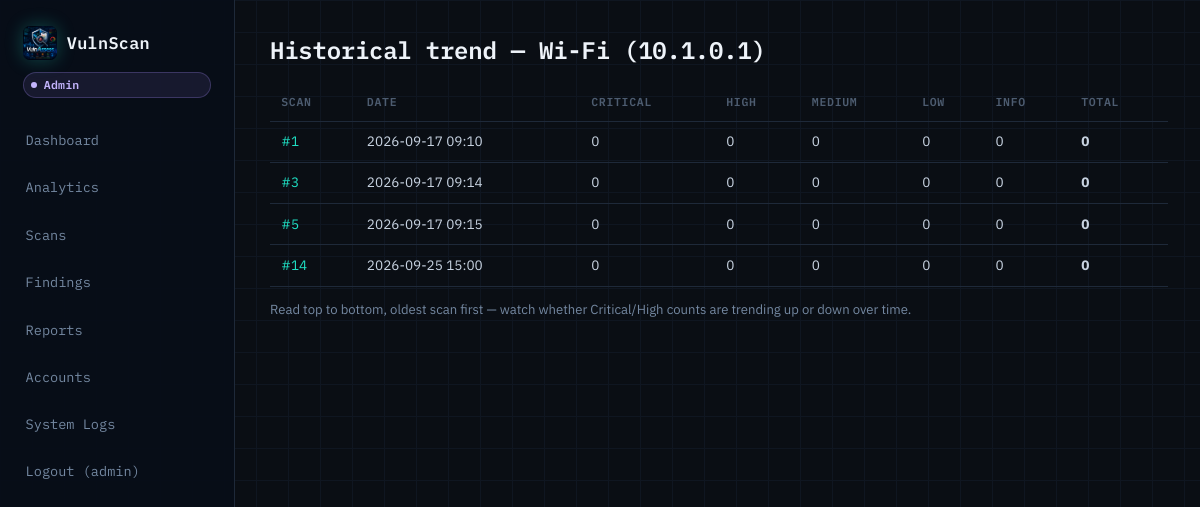
The app's page /scanning/targets/1/trend/ (signed in) with its own data.
### accounts/models.py (models this page shows, shortened)
class User(AbstractUser):
    role = models.CharField(
        max_length=16, choices=Role.choices, default=Role.VIEWER)
    email = models.EmailField(unique=True)
    phone_number = models.CharField(
        max_length=20, blank=True, null=True, default="")
    organization = models.CharField(max_length=255, blank=True)
    mfa_enabled = models.BooleanField(default=False)
    last_login_ip = models.GenericIPAddressField(null=True, blank=True)
    created_at = models.DateTimeField(auto_now_add=True)
    @property
    def is_admin_role(self):
        return self.role == Role.ADMIN or self.is_superuser
    @property
    def is_analyst_role(self):
        return self.role in (Role.ADMIN, Role.ANALYST) or self.is_superuser
    def can_manage_accounts(self):
        return self.is_admin_role
    def can_run_scans(self):
        return self.is_analyst_role
    def can_analyze_vulnerabilities(self):
        return self.is_analyst_role

### scanning/models.py (models this page shows, shortened)
class Target(models.Model):
    label = models.CharField(max_length=255)
    ip_or_cidr = models.CharField(
        max_length=255,
        verbose_name="IP or CIDR",
        help_text="e.g. 10.0.0.15 or 10.0.0.0/24",
    )
    owner = models.ForeignKey(settings.AUTH_USER_MODEL, on_delete=models.CASCADE, related_name="targets")
    is_active = models.BooleanField(default=True)
    created_at = models.DateTimeField(auto_now_add=True)

class ScanJob(models.Model):
    class ScanType(models.TextChoices):
        DISCOVERY = "DISCOVERY", "Host discovery"
        PORT_SCAN = "PORT_SCAN", "Port & service scan"
        FULL = "FULL", "Full scan (discovery + ports + OS fingerprint)"
    class Status(models.TextChoices):
        QUEUED = "QUEUED", "Queued"
        RUNNING = "RUNNING", "Running"
        COMPLETED = "COMPLETED", "Completed"
        FAILED = "FAILED", "Failed"
        CANCELLED = "CANCELLED", "Cancelled"
    target = models.ForeignKey(Target, on_delete=models.CASCADE, related_name="jobs")
    initiated_by = models.ForeignKey(settings.AUTH_USER_MODEL, on_delete=models.CASCADE, related_name="scan_jobs")
    scan_type = models.CharField(max_length=16, choices=ScanType.choices, default=ScanType.FULL)
    status = models.CharField(max_length=16, choices=Status.choices, default=Status.QUEUED)
    nmap_arguments = models.CharField(max_length=255, default="-sV -O --top-ports 100")
    queued_at = models.DateTimeField(auto_now_add=True)
    started_at = models.DateTimeField(null=True, blank=True)
    finished_at = models.DateTimeField(null=True, blank=True)
    error_message = models.TextField(blank=True)
    scan_progress = models.PositiveSmallIntegerField(default=0)
    attacker_risk_score = models.PositiveSmallIntegerField(default=0)
    attacker_risk_label = models.CharField(max_length=16, default="LOW")
    attacker_risk_reasons = models.JSONField(default=list, blank=True)
    class Meta:
        ordering = ["-queued_at"]

### scanning/views.py (the view)
# urls.py: path("targets/<int:target_id>/trend/", views.target_trend, name="target_trend"),
@role_required("ADMIN", "ANALYST")
def target_trend(request, target_id):
    from vulnassess.comparison import target_severity_trend
    target = get_object_or_404(Target, pk=target_id)
    rows = target_severity_trend(target)
    return render(request, "scanning/target_trend.html", {"target": target, "rows": rows})

### vulnassess/comparison.py (called while the page is built)
def target_severity_trend(target):
    from scanning.models import ScanJob
    jobs = ScanJob.objects.filter(target=target, status=ScanJob.Status.COMPLETED).order_by("queued_at")
    rows = []
    for job in jobs:
        counts = {"CRITICAL": 0, "HIGH": 0, "MEDIUM": 0, "LOW": 0, "INFO": 0}
        for f in job.findings.all():
            counts[f.severity] = counts.get(f.severity, 0) + 1
        rows.append({"job": job, "counts": counts, "total": sum(counts.values())})
    return rows

### scanning/templates/scanning/target_trend.html (shortened to what this page needs)
{% extends "base.html" %}
{% block content %}
<h1>Historical trend — {{ target.label }} ({{ target.ip_or_cidr }})</h1>
{% if rows %}
<table class="data-table">
    <thead>
        <tr>
            <th>Scan</th><th>Date</th>
            <th>Critical</th><th>High</th><th>Medium</th><th>Low</th><th>Info</th><th>Total</th>
        </tr>
    </thead>
    <tbody>
    {% for row in rows %}
        <tr>
            <td><a href="{% url 'scanning:job_detail' row.job.id %}">#{{ row.job.id }}</a></td>
            <td>{{ row.job.finished_at|date:"Y-m-d H:i" }}</td>
            <td>{{ row.counts.CRITICAL }}</td>
            <td>{{ row.counts.HIGH }}</td>
            <td>{{ row.counts.MEDIUM }}</td>
            <td>{{ row.counts.LOW }}</td>
            <td>{{ row.counts.INFO }}</td>
            <td><strong>{{ row.total }}</strong></td>
        </tr>
    {% endfor %}
    </tbody>
</table>
<p class="hint">Read top to bottom, oldest scan first — watch whether Critical/High counts are trending up or down over time.</p>
{% else %}
    <p>No completed scans yet for this target.</p>
{% endif %}
{% endblock %}

### templates/base.html (shortened to what this page needs)
{% load static %}
<!DOCTYPE html>
<html lang="en">
<head>
    <link rel="stylesheet" href="{% static 'css/main.css' %}">
</head>
<body class="{% if request.resolver_match.url_name == 'login' or request.resolver_match.url_name == 'register' %}auth-page{% endif %}">
{% if request.resolver_match.url_name != 'login' and request.resolver_match.url_name != 'register' %}
<aside class="sidebar">
    <a class="brand" href="{% if user.is_authenticated %}{% url 'reporting:dashboard' %}{% else %}#{% endif %}">
        <img src="{% static 'images/logo1.png' %}" alt="VulnScan logo">
        <span>VulnScan</span>
        <span class="role-badge role-{{ user.role|lower }}">{{ user.get_role_display }}</span>
    </a>
<nav>
    {% if user.is_authenticated %}
        <a href="{% url 'reporting:dashboard' %}"
           class="{% if request.resolver_match.url_name == 'dashboard' %}active{% endif %}">
            Dashboard
        </a>
        <a href="{% url 'reporting:analytics' %}"
           class="{% if request.resolver_match.url_name == 'analytics' %}active{% endif %}">
            Analytics
        </a>
        {% if user.can_run_scans %}
            <a href="{% url 'scanning:job_list' %}"
               class="{% if request.resolver_match.namespace == 'scanning' %}active{% endif %}">
                Scans
            </a>
        {% endif %}
        {% if user.can_analyze_vulnerabilities %}
            <a href="{% url 'vulnassess:findings_list' %}"
               class="{% if request.resolver_match.namespace == 'vulnassess' %}active{% endif %}">
                Findings
            </a>
        {% endif %}
        <a href="{% url 'reporting:report_list' %}"
           class="{% if request.resolver_match.url_name == 'report_list' %}active{% endif %}">
            Reports
        </a>
        {% if user.can_manage_accounts %}
            <a href="{% url 'accounts:account_management' %}"
               class="{% if request.resolver_match.namespace == 'accounts' %}active{% endif %}">
                Accounts
            </a>
            <a href="{% url 'accounts:system_logs' %}"
               class="{% if request.resolver_match.url_name == 'system_logs' %}active{% endif %}">
                System Logs
            </a>
        {% endif %}
        <form action="{% url 'accounts:logout' %}" method="post" class="inline-form">
            <button type="submit" class="link-button logout-trigger">
                Logout ({{ user.username }})
            </button>
        </form>
    {% endif %}
</nav>
</aside>
{% endif %}
<main class="content">
    {% block content %}{% endblock %}
</main>
</body>
</html>

### static/css/main.css (style rules this page uses)
:root { --bg: #0a0e14; --bg-grid-line: #0f1621; --panel-solid: #111a28; --panel-border: #1e2939; --panel-border-strong: #2c3d54; --panel-raised: #16202f; --text: #c7d2e0; --text-bright: #eef3f9; --text-dim: #7488a1; --text-faint: #4d5c70; --signal: #1fe0c4; --signal-dim: #0f8f7d; --signal-glow: rgba(31, 224, 196, 0.35); --critical: #ff4d5e; --high: #ff9f40; --medium: #ffd23f; --low: #7488a1; --info: #4d5c70; --success: #34d399; --font-mono: "IBM Plex Mono", ui-monospace, "SFMono-Regular", Menlo, Consolas, monospace; --font-sans: "IBM Plex Sans", -apple-system, "Segoe UI", Roboto, sans-serif; --radius: 8px; --radius-sm: 4px; }
* { box-sizing: border-box; }
html { color-scheme: dark; }
body { margin: 0; font-family: var(--font-sans); font-size: 15px; line-height: 1.55; background: linear-gradient(var(--bg-grid-line) 1px, transparent 1px) 0 0 / 100% 32px, linear-gradient(90deg, var(--bg-grid-line) 1px, transparent 1px) 0 0 / 32px 100%, var(--bg); color: var(--text); -webkit-font-smoothing: antialiased; }
a { color: var(--signal); }
h1, h2, h3, h4 { font-family: var(--font-mono); color: var(--text-bright); letter-spacing: -0.01em; margin: 0 0 0.6em 0; font-weight: 600; }
h1 { font-size: 1.5rem; }
.sidebar { position: fixed; inset: 0 auto 0 0; width: 235px; padding: 1.25rem 0.85rem; background: rgba(8, 14, 24, 0.96); border-right: 1px solid var(--panel-border); z-index: 40; }
.brand { font-family: var(--font-mono); font-weight: 600; font-size: 1.05rem; color: var(--text-bright); letter-spacing: 0.02em; display: flex; flex-wrap: wrap; align-items: center; gap: 0.6rem; padding: 0.35rem 0.6rem 1.35rem; text-decoration: none; }
.brand img { width: 34px; height: 34px; object-fit: cover; border-radius: 7px; box-shadow: 0 0 18px rgba(31, 224, 196, 0.28); }
.brand .role-badge { flex-basis: 100%; width: max-content; max-width: 100%; white-space: normal; overflow-wrap: anywhere; margin-top: 0.15rem; }
nav { display: flex; flex-direction: column; align-items: stretch; gap: 0.35rem; }
nav a, nav .link-button { color: var(--text-dim); text-decoration: none; font-size: 0.85rem; font-family: var(--font-mono); background: none; border: none; cursor: pointer; padding: 0.65rem 0.75rem; border-radius: var(--radius-sm); transition: color 0.15s ease, background 0.15s ease; }
.inline-form { display: inline; }
.content { max-width: 1140px; margin: 0 auto 0 238px; padding: 2rem 2rem 4rem; }
.hint { color: var(--text-dim); font-size: 0.82rem; }
.data-table { width: 100%; border-collapse: collapse; font-size: 0.85rem; }
.data-table th, .data-table td { text-align: left; padding: 0.6rem 0.7rem; border-bottom: 1px solid var(--panel-border); }
.data-table th { color: var(--text-faint); font-weight: 600; font-family: var(--font-mono); font-size: 0.72rem; text-transform: uppercase; letter-spacing: 0.06em; }
.data-table tbody tr { transition: background 0.12s ease; }
.data-table a { color: var(--signal); text-decoration: none; }
.role-badge, .status-badge, .severity-badge { display: inline-flex; align-items: center; gap: 0.4rem; padding: 0.2rem 0.6rem 0.2rem 0.45rem; border-radius: 999px; font-size: 0.72rem; font-family: var(--font-mono); font-weight: 600; letter-spacing: 0.02em; border: 1px solid transparent; white-space: nowrap; }
.role-badge::before, .status-badge::before, .severity-badge::before { content: ""; width: 6px; height: 6px; border-radius: 50%; flex-shrink: 0; }
.role-admin { background: rgba(167, 139, 250, 0.1); color: #c4b5fd; border-color: rgba(167, 139, 250, 0.25); }
.role-admin::before { background: #c4b5fd; }

### records on screen
User: role "Admin", username "admin"
Target: label "Wi-Fi", ip_or_cidr "10.1.0.1"
ScanJob: job.id "1", job.finished_at "2026-09-17 09:10", counts.CRITICAL "0", counts.HIGH "0", counts.MEDIUM "0", counts.LOW "0", counts.INFO "0", total "0"
ScanJob: job.id "3", job.finished_at "2026-09-17 09:14", counts.CRITICAL "0", counts.HIGH "0", counts.MEDIUM "0", counts.LOW "0", counts.INFO "0", total "0"
ScanJob: job.id "5", job.finished_at "2026-09-17 09:15", counts.CRITICAL "0", counts.HIGH "0", counts.MEDIUM "0", counts.LOW "0", counts.INFO "0", total "0"
ScanJob: job.id "14", job.finished_at "2026-09-25 15:00", counts.CRITICAL "0", counts.HIGH "0", counts.MEDIUM "0", counts.LOW "0", counts.INFO "0", total "0"
